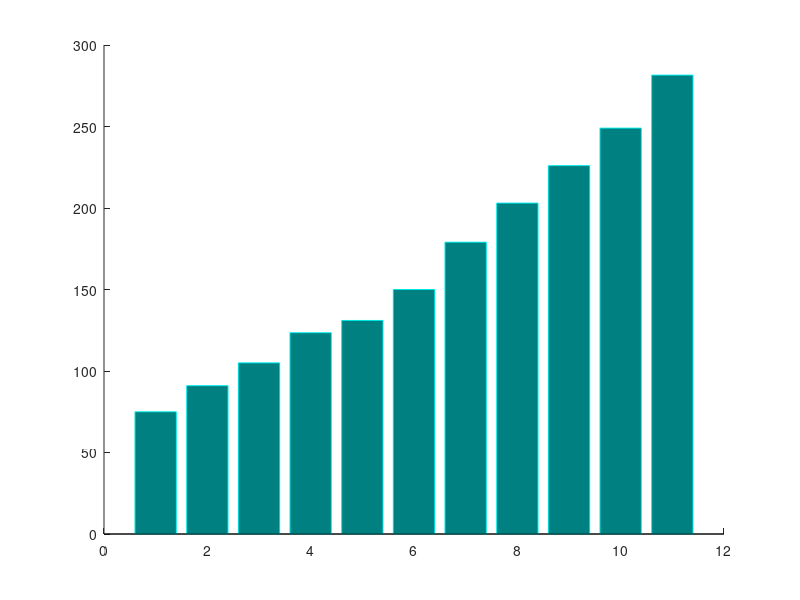

The MATLAB source for this figure: (Note: this script raises an error after producing the figure.)
y = [75 91 105 123.5 131 150 179 203 226 249 281.5];
bar(y,'FaceColor',[0 .5 .5],'EdgeColor',[0 .9 .9],'width',0.8)%,'LineWidth',1.5)

figure
x = 1900:10:2000;
y = [75 91 105 123.5 131 150 179 203 226 249 281.5];
bar(x,y,'width',8,'r','xdticks',20,'flticks')